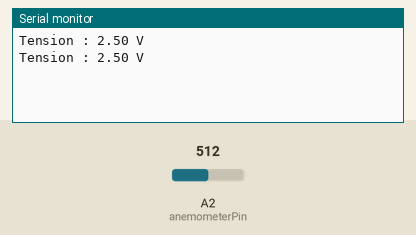
This sketch was run on a simulated Arduino Uno, built with avr-gcc and run on an emulated ATmega328P. Shown: the last lines printed to the serial monitor. The inputs (shaded band) are chosen by the test bench; at power-on: A2 (anemometerPin) = 512.

Above: at 1.8 s.
1.9 s: A2 (anemometerPin) set to 716
At 2.8 s:
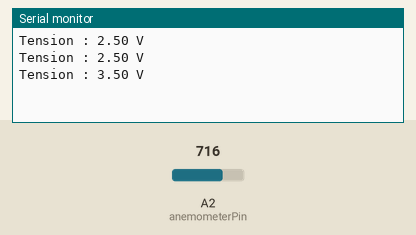
3.4 s: A2 (anemometerPin) set to 900
At 4.8 s:
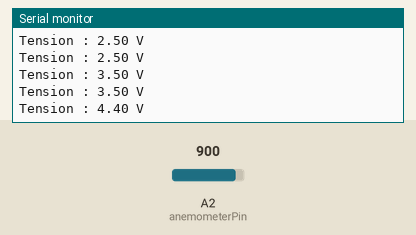
Timing chart, 0 to 6.4 s (numbered marks = the images above; inputs shaded):
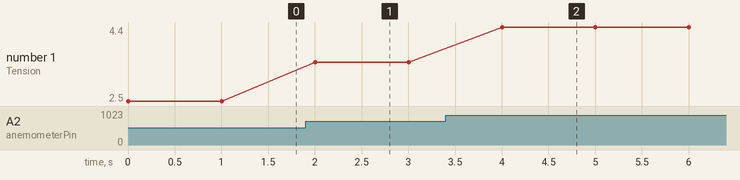

Measured:
- after the input at 1.9 s, the serial monitor: prints a new line after 0.10 s (image 1)
- after the input at 3.4 s, the serial monitor: prints a new line after 0.60 s (image 2)
- plotted number 1: 2.5 → 3.5 after the input at 1.9 s, 3.5 → 4.4 after the input at 3.4 s

The sketch:

Aneno.ino
```cpp
const int anemometerPin = A2;  // Broche analogique pour lire la tension de l'anémomètre

void setup() {
  Serial.begin(9600);
}

void loop() {
  int sensorValue = analogRead(anemometerPin);
  float voltage = sensorValue * (5.0 / 1023.0);  // Conversion de la valeur lue en tension (5V est la référence)

  Serial.print("Tension : ");
  Serial.print(voltage, 2);  // Affichage de la tension avec 2 décimales
  Serial.println(" V");
  delay(1000);
}
```
